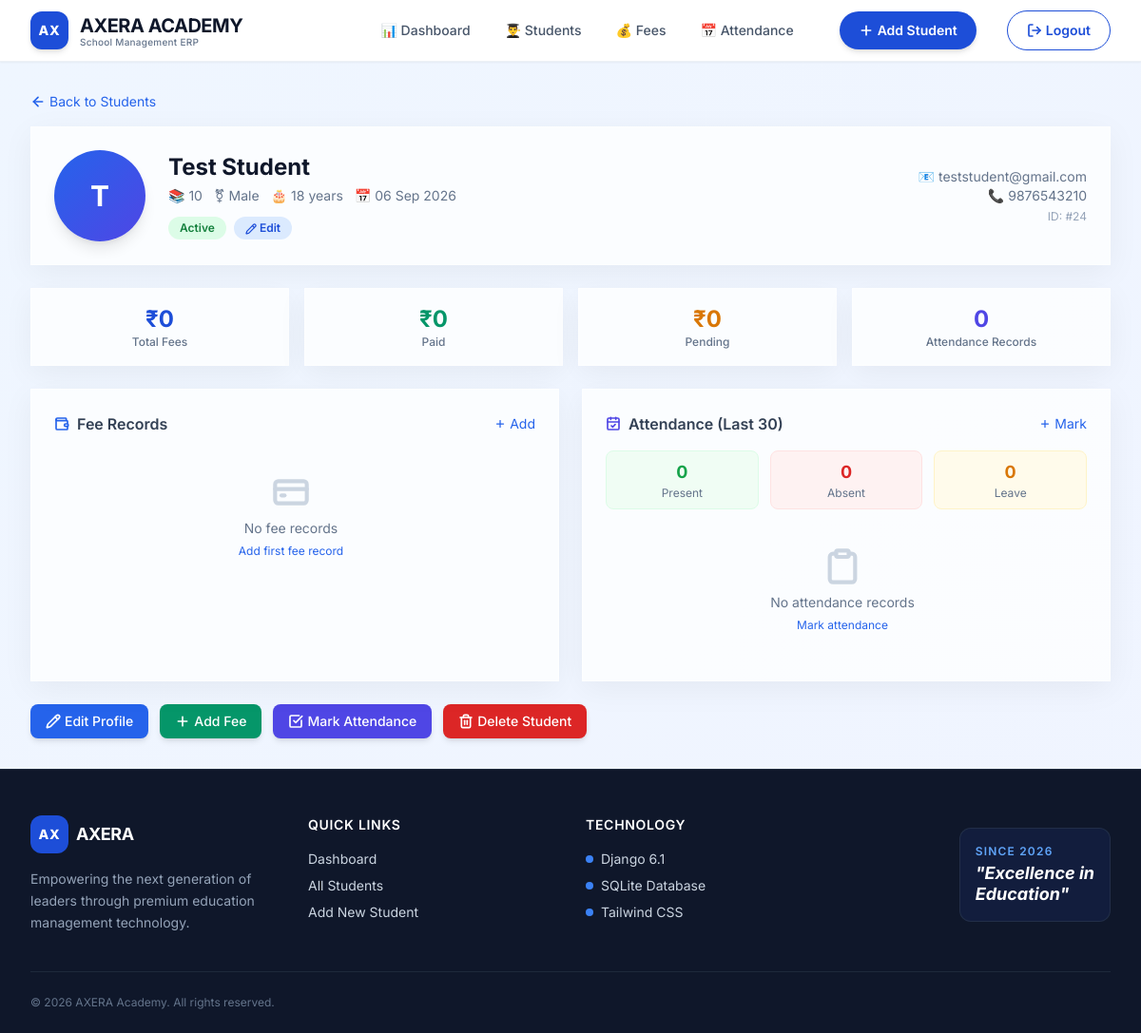
Before: /profile/24/ (signed in) with the older database file.
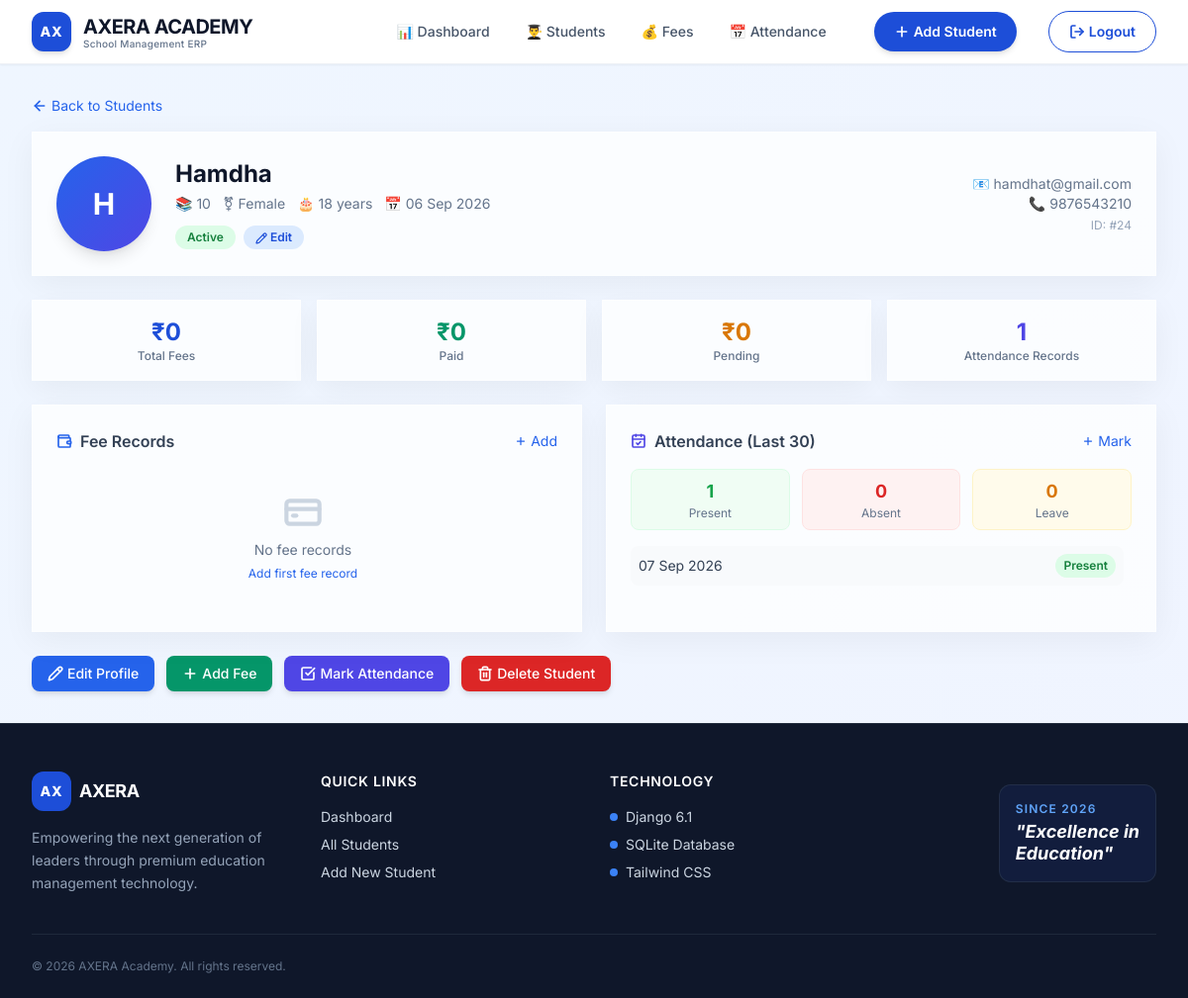
After: the same page with the newer database file.
### students/models.py (models this page shows, shortened)
class Student(models.Model):
    GENDER_CHOICES = [
        ('Male', 'Male'),
        ('Female', 'Female'),
        ('Other', 'Other'),
    ]
    name = models.CharField(max_length=100)
    age = models.IntegerField()
    gender = models.CharField(max_length=10, choices=GENDER_CHOICES)
    class_name = models.CharField(max_length=50)
    phone = models.CharField(max_length=15)
    email = models.EmailField()
    address = models.TextField()
    admission_date = models.DateField(default=timezone.now)
    is_active = models.BooleanField(default=True)
    class Meta:
        ordering = ['-id']

class Attendance(models.Model):
    STATUS_CHOICES = [
        ('Present', 'Present'),
        ('Absent', 'Absent'),
        ('Leave', 'Leave'),
    ]
    student = models.ForeignKey(Student, on_delete=models.CASCADE, related_name='attendances')
    date = models.DateField(default=timezone.now)
    status = models.CharField(max_length=10, choices=STATUS_CHOICES)
    remarks = models.CharField(max_length=200, blank=True)
    class Meta:
        unique_together = ['student', 'date']
        ordering = ['-date']

### students/views.py (the view)
@login_required
def student_profile(request, student_id):
    student = get_object_or_404(
        Student,
        id=student_id
    )
    fees = student.fees.all()
    present_count = (
        student.attendances
        .filter(status='Present')
        .count()
    )
    absent_count = (
        student.attendances
        .filter(status='Absent')
        .count()
    )
    leave_count = (
        student.attendances
        .filter(status='Leave')
        .count()
    )
    attendances = student.attendances.all()[:30]
    total_fees = (
        fees.aggregate(Sum('amount'))['amount__sum']
        or 0
    )
    paid_fees = (
        fees
        .filter(status='Paid')
        .aggregate(Sum('amount'))['amount__sum']
        or 0
    )
    pending_fees = total_fees - paid_fees
    context = {
        'student': student,
        'fees': fees,
        'attendances': attendances,
        'total_fees': total_fees,
        'paid_fees': paid_fees,
        'pending_fees': pending_fees,
        'present_count': present_count,
        'absent_count': absent_count,
        'leave_count': leave_count,
    }
    return render(
        request,
        'student_profile.html',
        context
    )

### students/templates/student_profile.html (shortened to what the changed rows need)
{% extends 'base.html' %}
{% load static %}
{% block content %}
<div class="animate-fade-up">
    <div class="premium-card p-6 mb-6">
        <div class="flex flex-col md:flex-row items-start md:items-center gap-6">
            <div class="w-24 h-24 rounded-full bg-gradient-to-br from-blue-600 to-indigo-600 flex items-center justify-center text-white text-3xl font-bold shadow-lg">
                {{ student.name|first|upper }}
            </div>
            <div class="flex-1">
                <h2 class="text-2xl font-bold text-slate-900">{{ student.name }}</h2>
                <div class="flex flex-wrap gap-3 mt-1">
                    <span class="text-sm text-slate-500">📚 {{ student.class_name }}</span>
                    <span class="text-sm text-slate-500">⚧ {{ student.gender }}</span>
                    <span class="text-sm text-slate-500">🎂 {{ student.age }} years</span>
                    <span class="text-sm text-slate-500">📅 {{ student.admission_date|date:"d M Y" }}</span>
                </div>
                <div class="flex flex-wrap gap-2 mt-3">
                    <span class="px-3 py-1 rounded-full text-xs font-semibold {% if student.is_active %}bg-green-100 text-green-700{% else %}bg-red-100 text-red-700{% endif %}">
                        {{ student.is_active|yesno:"Active,Inactive" }}
                    </span>
                    <a href="{% url 'update_student' student.id %}" class="px-3 py-1 rounded-full text-xs font-semibold bg-blue-100 text-blue-700 hover:bg-blue-200 transition">
                        <i data-lucide="pencil" class="w-3 h-3 inline"></i> Edit
                    </a>
                </div>
            </div>
            <div class="text-sm text-slate-500 text-right">
                <p>📧 {{ student.email }}</p>
                <p>📞 {{ student.phone }}</p>
                <p class="text-xs text-slate-400 mt-1">ID: #{{ student.id }}</p>
            </div>
        </div>
    </div>
    <div class="grid grid-cols-2 md:grid-cols-4 gap-4 mb-6">
        <div class="premium-card p-4 text-center hover:border-indigo-200 transition">
            <div class="text-2xl font-bold text-indigo-600">{{ attendances|length }}</div>
            <div class="text-xs text-slate-500 font-medium">Attendance Records</div>
        </div>
    </div>
    <div class="grid grid-cols-1 lg:grid-cols-2 gap-6">
        <div class="premium-card p-6">
            <div class="flex gap-3 mb-4 text-center">
                <div class="flex-1 p-2 bg-green-50 rounded-lg border border-green-100">
                    <div class="text-lg font-bold text-green-600">{{ present_count }}</div>
                    <div class="text-xs text-slate-500">Present</div>
                </div>
            </div>
            <div class="space-y-2 max-h-40 overflow-y-auto pr-2">
                {% for att in attendances|slice:":10" %}
                <div class="flex justify-between items-center p-2 bg-slate-50 rounded-lg hover:bg-slate-100 transition">
                    <span class="text-sm text-slate-700">{{ att.date|date:"d M Y" }}</span>
                    <span class="px-2 py-1 rounded-full text-xs font-semibold {% if att.status == 'Present' %}bg-green-100 text-green-700{% elif att.status == 'Absent' %}bg-red-100 text-red-700{% else %}bg-amber-100 text-amber-700{% endif %}">
                        {{ att.status }}
                    </span>
                </div>
                {% empty %}
                <div class="text-center py-6">
                    <i data-lucide="clipboard" class="w-10 h-10 text-slate-300 mx-auto mb-2"></i>
                    <p class="text-sm text-slate-500">No attendance records</p>
                    <a href="{% url 'mark_attendance' %}" class="text-xs text-blue-600 hover:underline">Mark attendance</a>
                </div>
                {% endfor %}
            </div>
        </div>
    </div>
</div>
{% endblock %}

Changed rows visible on the page:
changed Student "Active": name|first "T" → "H"; name "Test Student" → "Hamdha"; gender "Male" → "Female"; email "teststudent@gmail.com" → "hamdhat@gmail.com"
added Attendance: date "07 Sep 2026", status "Present"
Other visible differences:
{{ attendances|length }}: "0" → "1"
{{ present_count }}: "0" → "1"
text no longer shown: "No attendance records Mark attendance"
